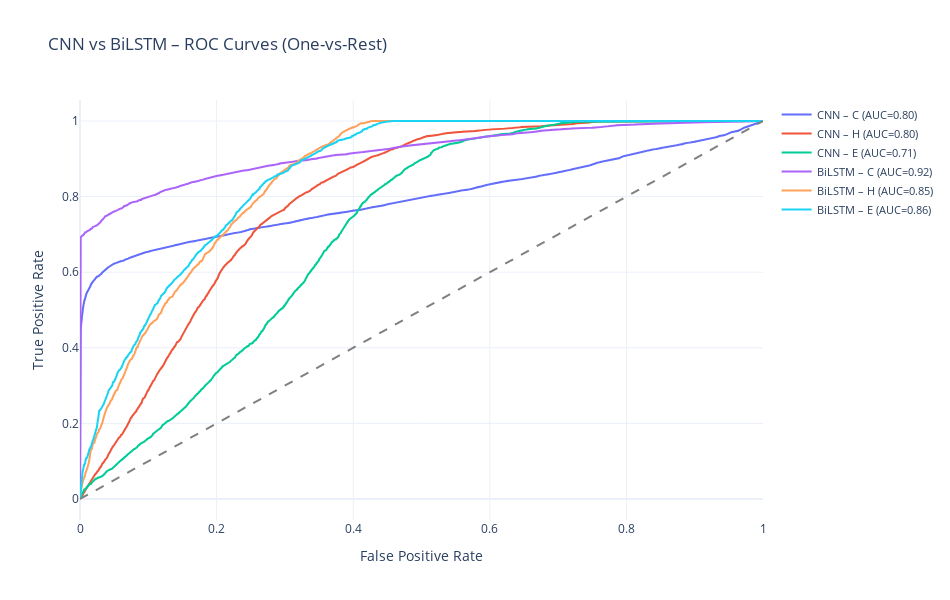

Here is the notebook cell this chart was saved with:
### Code cell
## : ROC Curve Plotly for CNN and BiLSTM

import numpy as np
import plotly.graph_objects as go
from sklearn.metrics import roc_curve, auc
from sklearn.preprocessing import label_binarize

# Flatten true labels
y_true_bin = y_test.reshape(-1, 3)     # One-hot true labels → shape (n_samples, 3)

# Get predicted probabilities from the models
cnn_score = cnn_model.predict(X_test)
bilstm_score = bilstm_model.predict(X_test)

# Reshape probabilities to match the flattened true labels (if needed, though predict usually returns (samples, classes))
# The predict output should already be (n_samples, n_classes), let's verify shape before reshaping
# If the models output (batch_size, sequence_length, num_classes), we need to flatten the sequence_length dimension

if cnn_score.ndim == 3:
    cnn_score = cnn_score.reshape(-1, cnn_score.shape[-1])

if bilstm_score.ndim == 3:
    bilstm_score = bilstm_score.reshape(-1, bilstm_score.shape[-1])


# Labels and setup
class_labels = ['C', 'H', 'E']
class_colors = ['crimson', 'seagreen', 'royalblue']
models_dict = {
    "CNN": cnn_score,
    "BiLSTM": bilstm_score
}

# Initialize plotly figure
fig = go.Figure()

# Plot ROC curves per model per class
for model_name, y_score in models_dict.items():
    for i in range(3):  # Loop over C, H, E
        fpr, tpr, _ = roc_curve(y_true_bin[:, i], y_score[:, i])
        roc_auc = auc(fpr, tpr)

        fig.add_trace(go.Scatter(
            x=fpr,
            y=tpr,
            mode='lines',
            name=f"{model_name} – {class_labels[i]} (AUC={roc_auc:.2f})",
            line=dict(width=2),
            hovertemplate=f"Model: {model_name}<br>Class: {class_labels[i]}<br>AUC: {roc_auc:.2f}<extra></extra>"
        ))

# Diagonal baseline
fig.add_trace(go.Scatter(
    x=[0, 1], y=[0, 1],
    mode='lines',
    line=dict(dash='dash', color='gray'),
    showlegend=False
))

# Layout
fig.update_layout(
    title='CNN vs BiLSTM – ROC Curves (One-vs-Rest)',
    xaxis_title='False Positive Rate',
    yaxis_title='True Positive Rate',
    width=950,
    height=600,
    legend=dict(
        font=dict(size=11),
        orientation="v"
    ),
    template="plotly_white"
)

fig.show()

### Figure 1 — Plotly figure (JSON) as saved in the notebook; plotly's stock layout.template omitted (floating-point values rounded to 4 significant figures; data arrays with more than 128 entries replaced by an {"elided": "..."} marker saying what was removed)
{"data": [{"hovertemplate": "Model: CNN<br>Class: C<br>AUC: 0.80<extra></extra>", "line": {"width": 2}, "mode": "lines", "name": "CNN – C (AUC=0.80)", "type": "scatter", "x": {"elided": "9502 float values"}, "y": {"elided": "9502 float values"}}, {"hovertemplate": "Model: CNN<br>Class: H<br>AUC: 0.80<extra></extra>", "line": {"width": 2}, "mode": "lines", "name": "CNN – H (AUC=0.80)", "type": "scatter", "x": {"elided": "8790 float values"}, "y": {"elided": "8790 float values"}}, {"hovertemplate": "Model: CNN<br>Class: E<br>AUC: 0.71<extra></extra>", "line": {"width": 2}, "mode": "lines", "name": "CNN – E (AUC=0.71)", "type": "scatter", "x": {"elided": "7531 float values"}, "y": {"elided": "7531 float values"}}, {"hovertemplate": "Model: BiLSTM<br>Class: C<br>AUC: 0.92<extra></extra>", "line": {"width": 2}, "mode": "lines", "name": "BiLSTM – C (AUC=0.92)", "type": "scatter", "x": {"elided": "6116 float values"}, "y": {"elided": "6116 float values"}}, {"hovertemplate": "Model: BiLSTM<br>Class: H<br>AUC: 0.85<extra></extra>", "line": {"width": 2}, "mode": "lines", "name": "BiLSTM – H (AUC=0.85)", "type": "scatter", "x": {"elided": "6873 float values"}, "y": {"elided": "6873 float values"}}, {"hovertemplate": "Model: BiLSTM<br>Class: E<br>AUC: 0.86<extra></extra>", "line": {"width": 2}, "mode": "lines", "name": "BiLSTM – E (AUC=0.86)", "type": "scatter", "x": {"elided": "6014 float values"}, "y": {"elided": "6014 float values"}}, {"line": {"color": "gray", "dash": "dash"}, "mode": "lines", "showlegend": false, "type": "scatter", "x": [0, 1], "y": [0, 1]}], "layout": {"height": 600, "legend": {"font": {"size": 11}, "orientation": "v"}, "title": {"text": "CNN vs BiLSTM – ROC Curves (One-vs-Rest)"}, "width": 950, "xaxis": {"title": {"text": "False Positive Rate"}}, "yaxis": {"title": {"text": "True Positive Rate"}}}}
